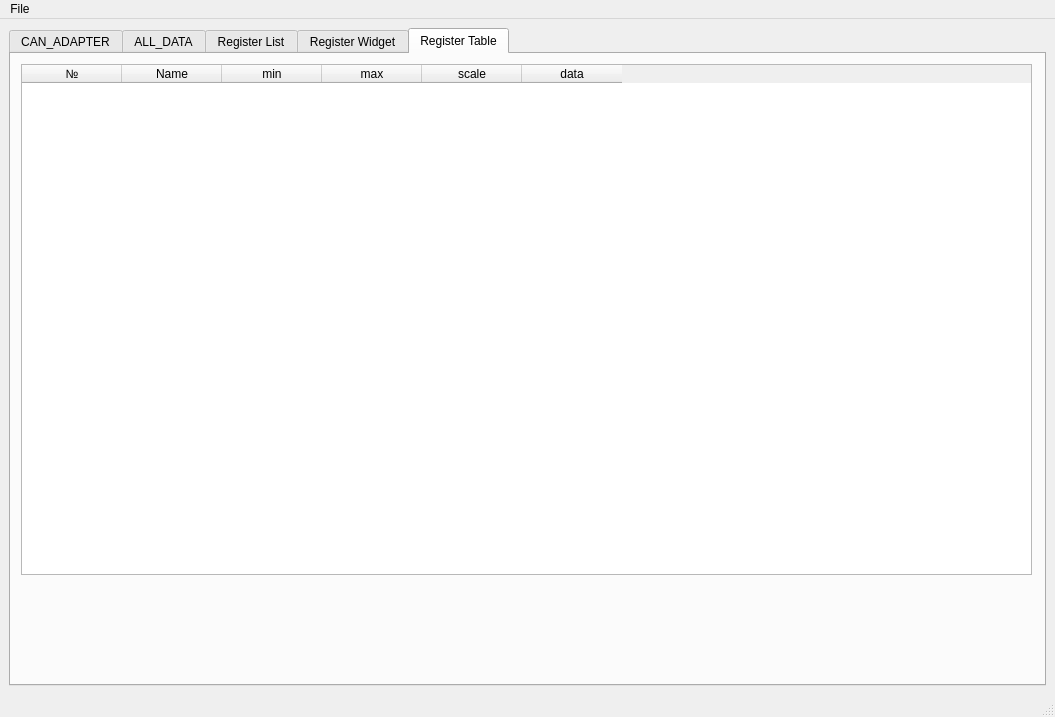
<?xml version="1.0" encoding="UTF-8"?>
<ui version="4.0">
 <class>MainWindow</class>
 <widget class="QMainWindow" name="MainWindow">
  <property name="geometry">
   <rect>
    <x>0</x>
    <y>0</y>
    <width>1055</width>
    <height>717</height>
   </rect>
  </property>
  <property name="windowTitle">
   <string>MainWindow</string>
  </property>
  <widget class="QWidget" name="centralwidget">
   <layout class="QVBoxLayout" name="verticalLayout_2">
    <item>
     <widget class="QTabWidget" name="tabWidget_registerWidget">
      <property name="currentIndex">
       <number>4</number>
      </property>
      <widget class="QWidget" name="tab">
       <attribute name="title">
        <string>CAN_ADAPTER</string>
       </attribute>
       <widget class="QGroupBox" name="groupBox">
        <property name="geometry">
         <rect>
          <x>10</x>
          <y>140</y>
          <width>221</width>
          <height>221</height>
         </rect>
        </property>
        <property name="title">
         <string>настройки COM-порта</string>
        </property>
        <layout class="QGridLayout" name="gridLayout">
         <item row="2" column="2" alignment="Qt::AlignRight">
          <widget class="QLabel" name="label_parityOk">
           <property name="text">
            <string>ok</string>
           </property>
          </widget>
         </item>
         <item row="3" column="2" alignment="Qt::AlignRight">
          <widget class="QLabel" name="label_dataOk">
           <property name="text">
            <string>ok</string>
           </property>
          </widget>
         </item>
         <item row="5" column="2" alignment="Qt::AlignRight">
          <widget class="QLabel" name="label_flowOk">
           <property name="text">
            <string>ok</string>
           </property>
          </widget>
         </item>
         <item row="0" column="0">
          <widget class="QLabel" name="label">
           <property name="text">
            <string>port name</string>
           </property>
          </widget>
         </item>
         <item row="0" column="1" rowspan="6">
          <layout class="QVBoxLayout" name="verticalLayout">
           <item>
            <widget class="QComboBox" name="comboBox_serialPort"/>
           </item>
           <item>
            <widget class="QComboBox" name="comboBox_baudRate">
             <property name="minimumSize">
              <size>
               <width>83</width>
               <height>0</height>
              </size>
             </property>
            </widget>
           </item>
           <item>
            <widget class="QComboBox" name="comboBox_parity">
             <property name="minimumSize">
              <size>
               <width>83</width>
               <height>0</height>
              </size>
             </property>
            </widget>
           </item>
           <item>
            <widget class="QComboBox" name="comboBox_dataBits">
             <property name="minimumSize">
              <size>
               <width>83</width>
               <height>0</height>
              </size>
             </property>
            </widget>
           </item>
           <item>
            <widget class="QComboBox" name="comboBox_stopBit">
             <property name="minimumSize">
              <size>
               <width>83</width>
               <height>0</height>
              </size>
             </property>
            </widget>
           </item>
           <item>
            <widget class="QComboBox" name="comboBox_flowBit">
             <property name="minimumSize">
              <size>
               <width>83</width>
               <height>0</height>
              </size>
             </property>
            </widget>
           </item>
          </layout>
         </item>
         <item row="4" column="2" alignment="Qt::AlignRight">
          <widget class="QLabel" name="label_stopOk">
           <property name="text">
            <string>ok</string>
           </property>
          </widget>
         </item>
         <item row="5" column="0">
          <widget class="QLabel" name="label_flowBit">
           <property name="sizePolicy">
            <sizepolicy hsizetype="Fixed" vsizetype="Preferred">
             <horstretch>0</horstretch>
             <verstretch>0</verstretch>
            </sizepolicy>
           </property>
           <property name="minimumSize">
            <size>
             <width>85</width>
             <height>0</height>
            </size>
           </property>
           <property name="text">
            <string>flow bit</string>
           </property>
          </widget>
         </item>
         <item row="1" column="0">
          <widget class="QLabel" name="label_baudRate">
           <property name="sizePolicy">
            <sizepolicy hsizetype="Maximum" vsizetype="Preferred">
             <horstretch>0</horstretch>
             <verstretch>0</verstretch>
            </sizepolicy>
           </property>
           <property name="minimumSize">
            <size>
             <width>85</width>
             <height>0</height>
            </size>
           </property>
           <property name="text">
            <string>baud rate</string>
           </property>
          </widget>
         </item>
         <item row="1" column="2" alignment="Qt::AlignRight">
          <widget class="QLabel" name="label_baudOk">
           <property name="text">
            <string>ok</string>
           </property>
          </widget>
         </item>
         <item row="3" column="0">
          <widget class="QLabel" name="label_dataBits">
           <property name="sizePolicy">
            <sizepolicy hsizetype="Fixed" vsizetype="Preferred">
             <horstretch>0</horstretch>
             <verstretch>0</verstretch>
            </sizepolicy>
           </property>
           <property name="minimumSize">
            <size>
             <width>85</width>
             <height>0</height>
            </size>
           </property>
           <property name="text">
            <string>data bits</string>
           </property>
          </widget>
         </item>
         <item row="4" column="0">
          <widget class="QLabel" name="label_stopBit">
           <property name="sizePolicy">
            <sizepolicy hsizetype="Fixed" vsizetype="Preferred">
             <horstretch>0</horstretch>
             <verstretch>0</verstretch>
            </sizepolicy>
           </property>
           <property name="minimumSize">
            <size>
             <width>85</width>
             <height>0</height>
            </size>
           </property>
           <property name="text">
            <string>stop bit</string>
           </property>
          </widget>
         </item>
         <item row="2" column="0">
          <widget class="QLabel" name="label_parity">
           <property name="sizePolicy">
            <sizepolicy hsizetype="Fixed" vsizetype="Preferred">
             <horstretch>0</horstretch>
             <verstretch>0</verstretch>
            </sizepolicy>
           </property>
           <property name="minimumSize">
            <size>
             <width>85</width>
             <height>0</height>
            </size>
           </property>
           <property name="text">
            <string>parity</string>
           </property>
          </widget>
         </item>
         <item row="0" column="2">
          <widget class="QLabel" name="label_nameOk">
           <property name="text">
            <string>ok</string>
           </property>
          </widget>
         </item>
        </layout>
       </widget>
       <widget class="QTextEdit" name="textEdit_sendMessage">
        <property name="geometry">
         <rect>
          <x>150</x>
          <y>400</y>
          <width>181</width>
          <height>31</height>
         </rect>
        </property>
       </widget>
       <widget class="QPushButton" name="pushButton_searchListPort">
        <property name="geometry">
         <rect>
          <x>8</x>
          <y>110</y>
          <width>231</width>
          <height>28</height>
         </rect>
        </property>
        <property name="text">
         <string>Обновить список портов</string>
        </property>
       </widget>
       <widget class="QListWidget" name="listWidget_portInfo">
        <property name="geometry">
         <rect>
          <x>8</x>
          <y>10</y>
          <width>331</width>
          <height>91</height>
         </rect>
        </property>
       </widget>
       <widget class="QPushButton" name="pushButton_sendMessage">
        <property name="geometry">
         <rect>
          <x>10</x>
          <y>400</y>
          <width>131</width>
          <height>28</height>
         </rect>
        </property>
        <property name="text">
         <string>Send message</string>
        </property>
       </widget>
       <widget class="QPushButton" name="pushButton_disconnect">
        <property name="geometry">
         <rect>
          <x>128</x>
          <y>360</y>
          <width>93</width>
          <height>28</height>
         </rect>
        </property>
        <property name="text">
         <string>disconnect</string>
        </property>
       </widget>
       <widget class="QPushButton" name="pushButton_connect">
        <property name="geometry">
         <rect>
          <x>10</x>
          <y>360</y>
          <width>91</width>
          <height>28</height>
         </rect>
        </property>
        <property name="text">
         <string>connect</string>
        </property>
       </widget>
       <widget class="QTextEdit" name="txtOutput">
        <property name="geometry">
         <rect>
          <x>10</x>
          <y>440</y>
          <width>321</width>
          <height>191</height>
         </rect>
        </property>
       </widget>
       <widget class="QGroupBox" name="groupBox_2">
        <property name="geometry">
         <rect>
          <x>380</x>
          <y>10</y>
          <width>461</width>
          <height>241</height>
         </rect>
        </property>
        <property name="title">
         <string>Настройки CAN-адаптера</string>
        </property>
        <widget class="QWidget" name="gridLayoutWidget">
         <property name="geometry">
          <rect>
           <x>10</x>
           <y>20</y>
           <width>431</width>
           <height>171</height>
          </rect>
         </property>
         <layout class="QGridLayout" name="gridLayout_2">
          <item row="5" column="2">
           <widget class="QComboBox" name="comboBox_4"/>
          </item>
          <item row="4" column="2">
           <widget class="QComboBox" name="comboBox_3"/>
          </item>
          <item row="1" column="2">
           <widget class="QComboBox" name="comboBox_canFreq">
            <property name="minimumSize">
             <size>
              <width>66</width>
              <height>20</height>
             </size>
            </property>
           </widget>
          </item>
          <item row="5" column="1">
           <widget class="QLabel" name="label_2">
            <property name="text">
             <string>TextLabel</string>
            </property>
           </widget>
          </item>
          <item row="3" column="2">
           <widget class="QComboBox" name="comboBox_readAllCan"/>
          </item>
          <item row="4" column="1">
           <widget class="QLabel" name="label_4">
            <property name="text">
             <string>TextLabel</string>
            </property>
           </widget>
          </item>
          <item row="3" column="1">
           <widget class="QLabel" name="label_5">
            <property name="text">
             <string>Читать все</string>
            </property>
           </widget>
          </item>
          <item row="1" column="3">
           <widget class="QLineEdit" name="lineEdit_canFreq"/>
          </item>
          <item row="1" column="1">
           <widget class="QLabel" name="label_canFreq">
            <property name="text">
             <string>Частота CAN</string>
            </property>
           </widget>
          </item>
          <item row="3" column="3">
           <widget class="QLineEdit" name="lineEdit_readAllCan"/>
          </item>
          <item row="4" column="3">
           <widget class="QLineEdit" name="lineEdit_canFreq_3"/>
          </item>
          <item row="5" column="3">
           <widget class="QLineEdit" name="lineEdit_canFreq_4"/>
          </item>
         </layout>
        </widget>
        <widget class="QPushButton" name="pushButton_setConfigAdapter">
         <property name="geometry">
          <rect>
           <x>20</x>
           <y>200</y>
           <width>411</width>
           <height>28</height>
          </rect>
         </property>
         <property name="text">
          <string>set config adapter</string>
         </property>
        </widget>
       </widget>
      </widget>
      <widget class="QWidget" name="tab_2">
       <attribute name="title">
        <string>ALL_DATA</string>
       </attribute>
       <widget class="QPushButton" name="pushButton_stopRead">
        <property name="geometry">
         <rect>
          <x>100</x>
          <y>580</y>
          <width>93</width>
          <height>28</height>
         </rect>
        </property>
        <property name="text">
         <string>Stop read</string>
        </property>
       </widget>
       <widget class="QPushButton" name="pushButton_clear">
        <property name="geometry">
         <rect>
          <x>322</x>
          <y>580</y>
          <width>141</width>
          <height>28</height>
         </rect>
        </property>
        <property name="text">
         <string>Clear</string>
        </property>
       </widget>
       <widget class="QPushButton" name="pushButton_readOnce">
        <property name="geometry">
         <rect>
          <x>210</x>
          <y>580</y>
          <width>101</width>
          <height>28</height>
         </rect>
        </property>
        <property name="text">
         <string>Read it once</string>
        </property>
       </widget>
       <widget class="QTextEdit" name="textEdit_dataRead">
        <property name="geometry">
         <rect>
          <x>0</x>
          <y>0</y>
          <width>461</width>
          <height>571</height>
         </rect>
        </property>
       </widget>
       <widget class="QPushButton" name="pushButton_startRead">
        <property name="geometry">
         <rect>
          <x>0</x>
          <y>580</y>
          <width>93</width>
          <height>28</height>
         </rect>
        </property>
        <property name="text">
         <string>Start read</string>
        </property>
       </widget>
       <widget class="QLabel" name="label_volumeTextRead">
        <property name="geometry">
         <rect>
          <x>480</x>
          <y>20</y>
          <width>211</width>
          <height>16</height>
         </rect>
        </property>
        <property name="text">
         <string>Число отображаемых строк</string>
        </property>
       </widget>
       <widget class="QLineEdit" name="lineEdit_volumeTextRead">
        <property name="geometry">
         <rect>
          <x>700</x>
          <y>20</y>
          <width>113</width>
          <height>22</height>
         </rect>
        </property>
       </widget>
       <widget class="QCheckBox" name="checkBox_canStandart">
        <property name="geometry">
         <rect>
          <x>490</x>
          <y>60</y>
          <width>131</width>
          <height>20</height>
         </rect>
        </property>
        <property name="text">
         <string>CAN standart</string>
        </property>
       </widget>
       <widget class="QCheckBox" name="checkBox_canExtended">
        <property name="geometry">
         <rect>
          <x>490</x>
          <y>90</y>
          <width>151</width>
          <height>20</height>
         </rect>
        </property>
        <property name="text">
         <string>CAN extended</string>
        </property>
       </widget>
       <widget class="QCheckBox" name="checkBox_adapterAnswer">
        <property name="geometry">
         <rect>
          <x>490</x>
          <y>120</y>
          <width>161</width>
          <height>20</height>
         </rect>
        </property>
        <property name="text">
         <string>adapter answer</string>
        </property>
       </widget>
       <widget class="QGroupBox" name="groupBox_settingsTiming">
        <property name="geometry">
         <rect>
          <x>470</x>
          <y>430</y>
          <width>351</width>
          <height>181</height>
         </rect>
        </property>
        <property name="title">
         <string>Контроль пакетов</string>
        </property>
        <widget class="QLineEdit" name="lineEdit_availableByte">
         <property name="geometry">
          <rect>
           <x>182</x>
           <y>40</y>
           <width>141</width>
           <height>22</height>
          </rect>
         </property>
        </widget>
        <widget class="QLabel" name="label_3">
         <property name="geometry">
          <rect>
           <x>20</x>
           <y>40</y>
           <width>101</width>
           <height>16</height>
          </rect>
         </property>
         <property name="text">
          <string>принято байт</string>
         </property>
        </widget>
        <widget class="QLabel" name="label_6">
         <property name="geometry">
          <rect>
           <x>20</x>
           <y>80</y>
           <width>161</width>
           <height>16</height>
          </rect>
         </property>
         <property name="text">
          <string>Частота опроса, мс</string>
         </property>
        </widget>
        <widget class="QLineEdit" name="lineEdit_freqSampl">
         <property name="geometry">
          <rect>
           <x>210</x>
           <y>80</y>
           <width>113</width>
           <height>22</height>
          </rect>
         </property>
         <property name="text">
          <string>500</string>
         </property>
        </widget>
        <widget class="QLineEdit" name="lineEdit_testLine">
         <property name="geometry">
          <rect>
           <x>210</x>
           <y>130</y>
           <width>113</width>
           <height>22</height>
          </rect>
         </property>
        </widget>
        <widget class="QLabel" name="label_7">
         <property name="geometry">
          <rect>
           <x>110</x>
           <y>130</y>
           <width>55</width>
           <height>16</height>
          </rect>
         </property>
         <property name="text">
          <string>Test</string>
         </property>
        </widget>
       </widget>
      </widget>
      <widget class="QWidget" name="tab_3">
       <attribute name="title">
        <string>Register List</string>
       </attribute>
       <widget class="QPushButton" name="pushButton_genRegFromEnum">
        <property name="geometry">
         <rect>
          <x>10</x>
          <y>20</y>
          <width>171</width>
          <height>28</height>
         </rect>
        </property>
        <property name="text">
         <string>Generate from enum</string>
        </property>
       </widget>
       <widget class="QPushButton" name="pushButton_readRegFromFile">
        <property name="geometry">
         <rect>
          <x>10</x>
          <y>80</y>
          <width>171</width>
          <height>28</height>
         </rect>
        </property>
        <property name="text">
         <string>Read from file</string>
        </property>
       </widget>
       <widget class="QPushButton" name="pushButton_saveRegToFile">
        <property name="geometry">
         <rect>
          <x>10</x>
          <y>110</y>
          <width>171</width>
          <height>28</height>
         </rect>
        </property>
        <property name="text">
         <string>Save to file</string>
        </property>
       </widget>
       <widget class="QListWidget" name="listWidget_regNum">
        <property name="geometry">
         <rect>
          <x>200</x>
          <y>20</y>
          <width>401</width>
          <height>571</height>
         </rect>
        </property>
       </widget>
       <widget class="QTextEdit" name="textEdit_selectedRegNum">
        <property name="geometry">
         <rect>
          <x>620</x>
          <y>20</y>
          <width>391</width>
          <height>531</height>
         </rect>
        </property>
       </widget>
       <widget class="QPushButton" name="pushButton_loadToDisplay">
        <property name="geometry">
         <rect>
          <x>10</x>
          <y>560</y>
          <width>171</width>
          <height>28</height>
         </rect>
        </property>
        <property name="text">
         <string>Load</string>
        </property>
       </widget>
      </widget>
      <widget class="QWidget" name="tab_4">
       <attribute name="title">
        <string>Register Widget</string>
       </attribute>
       <widget class="QTextEdit" name="textEdit_regDisplay">
        <property name="geometry">
         <rect>
          <x>30</x>
          <y>20</y>
          <width>901</width>
          <height>581</height>
         </rect>
        </property>
       </widget>
      </widget>
      <widget class="QWidget" name="tab_5">
       <attribute name="title">
        <string>Register Table</string>
       </attribute>
       <widget class="QTableWidget" name="tableRegister">
        <property name="geometry">
         <rect>
          <x>10</x>
          <y>10</y>
          <width>1011</width>
          <height>511</height>
         </rect>
        </property>
        <column>
         <property name="text">
          <string>№</string>
         </property>
        </column>
        <column>
         <property name="text">
          <string>Name</string>
         </property>
        </column>
        <column>
         <property name="text">
          <string>min</string>
         </property>
        </column>
        <column>
         <property name="text">
          <string>max</string>
         </property>
        </column>
        <column>
         <property name="text">
          <string>scale</string>
         </property>
        </column>
        <column>
         <property name="text">
          <string>data</string>
         </property>
        </column>
       </widget>
      </widget>
     </widget>
    </item>
   </layout>
  </widget>
  <widget class="QMenuBar" name="menubar">
   <property name="geometry">
    <rect>
     <x>0</x>
     <y>0</y>
     <width>1055</width>
     <height>26</height>
    </rect>
   </property>
   <widget class="QMenu" name="menuCAN_Adapter">
    <property name="title">
     <string>File</string>
    </property>
    <addaction name="actionOpen_register_map"/>
    <addaction name="actionCreate_register_map"/>
    <addaction name="separator"/>
    <addaction name="actionQuit"/>
   </widget>
   <addaction name="menuCAN_Adapter"/>
  </widget>
  <widget class="QStatusBar" name="statusbar">
   <property name="enabled">
    <bool>true</bool>
   </property>
   <property name="font">
    <font>
     <pointsize>10</pointsize>
     <weight>75</weight>
     <bold>true</bold>
    </font>
   </property>
   <property name="styleSheet">
    <string notr="true">color: rgb(255, 85, 0)</string>
   </property>
  </widget>
  <action name="actionOpen_register_map">
   <property name="text">
    <string>Open register map</string>
   </property>
  </action>
  <action name="actionCreate_register_map">
   <property name="text">
    <string>Create register map</string>
   </property>
  </action>
  <action name="actionQuit">
   <property name="text">
    <string>Quit</string>
   </property>
  </action>
 </widget>
 <resources/>
 <connections/>
</ui>
